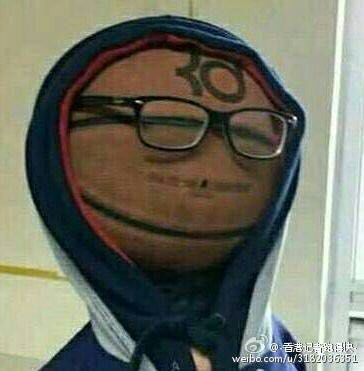
#> input picture 1.jpg, 364 x 371 px
$ python blurring.py --image 1.jpg
#> lines starting #> are read from the running program, lines starting #| are printed output that depends on the picture
import cv2
import argparse
import numpy as np


ap = argparse.ArgumentParser()
ap.add_argument('-i', '--image', required=True, help='Path to Photo')
args = vars(ap.parse_args())

img = cv2.imread(args['image'])
#> img is the input picture: shape (371, 364, 3); mean B, G, R 96.3, 109.8, 108.5
cv2.imshow("Original", img)

# Averaging blurring
"""
blurred = np.hstack([
    cv2.blur(img, (3, 3)),
    cv2.blur(img, (5, 5)),
    cv2.blur(img, (7, 7))
])
cv2.imshow("Averaged", blurred)
cv2.waitKey(0)
"""

# Gaussian blurring
"""
blurred = np.hstack([
    cv2.GaussianBlur(img, (3, 3), 0),
    cv2.GaussianBlur(img, (5, 5), 0),
    cv2.GaussianBlur(img, (7, 7), 0),
])
cv2.imshow("Gaussian", blurred)
cv2.waitKey(0)
"""

# Median blurring
"""
blurred = np.hstack([
    cv2.medianBlur(img, 3),
    cv2.medianBlur(img, 5),
    cv2.medianBlur(img, 7),
])
cv2.imshow("Median", blurred)
cv2.waitKey(0)
"""

# Bilateral blurring
blurred = np.hstack([
    cv2.bilateralFilter(img, 5, 21, 21),
    cv2.bilateralFilter(img, 7, 31, 31),
    cv2.bilateralFilter(img, 9, 41, 41)
])
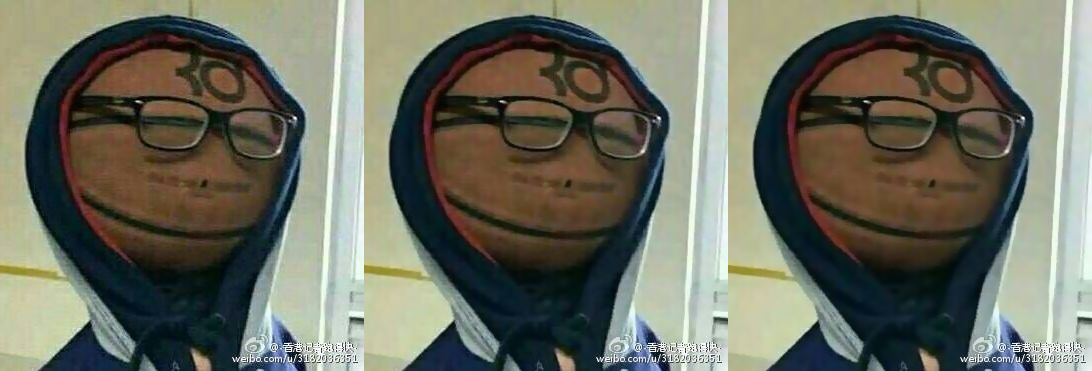
#> blurred: shape (371, 1092, 3); mean B, G, R 96.3, 109.8, 108.5
cv2.imshow("Bilateral", blurred)
cv2.waitKey(0)
